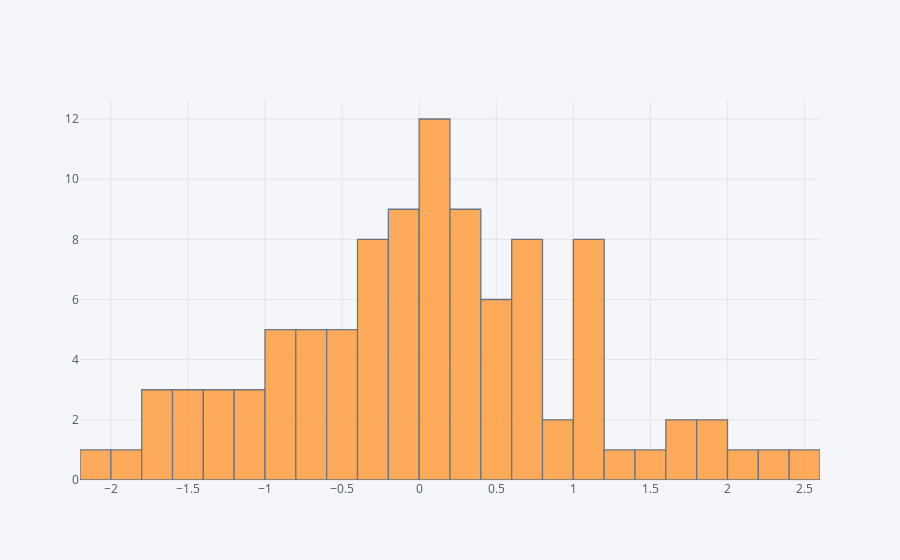

The cell this chart's notebook holds for it:
### Markdown cell above
## histogram

### Code cell
df['A'].iplot(kind='hist',bins=25)

### Figure 1 — Plotly figure (JSON) as saved in the notebook; plotly's stock layout.template omitted (floating-point values rounded to 4 significant figures)
{"data": [{"histfunc": "count", "histnorm": "", "marker": {"color": "rgba(255, 153, 51, 1.0)", "line": {"color": "#4D5663", "width": 1.3}}, "name": "A", "nbinsx": 25, "opacity": 0.8, "orientation": "v", "type": "histogram", "uid": "cb51faa1-01fe-4559-98bc-5689e991f091", "x": [-0.204, 0.3689, 2.548, 0.5228, 0.2982, -0.7772, -0.1686, -0.1742, -1.1, 0.05556, -0.8012, 0.2663, 0.0479, 1.2, 0.7553, -1.91, 0.8728, -0.2543, 0.3988, -1.279, 0.2729, 0.5243, -0.07581, 0.06962, -1.273, -0.06089, 0.0627, 0.05191, -0.4363, 1.196, -0.2899, -0.2231, 0.5809, -0.1911, -0.3121, 1.106, 0.6548, 0.403, -0.6228, -1.732, -0.1692, 0.2877, 0.2409, -0.1773, 0.02657, 1.324, 2.325, -0.9146, -0.2211, 1.704, -1.541, 0.06695, 2.176, 0.7303, -1.519, -1.009, 0.648, -0.7025, -1.688, 0.6153, 0.2082, -0.6846, 0.7296, 0.7563, 0.1868, 1.84, -0.07852, 0.04244, -0.2105, -0.7156, 0.1729, -2.162, 0.4886, -0.4907, 0.03909, -0.1514, 1.021, 1.735, -0.4148, -0.8102, -1.179, 1.13, 1.072, 0.8168, -1.33, -0.8751, 0.0098, -1.561, -0.5098, 0.2514, 0.686, -1.637, -0.9736, 0.4936, 1.061, 1.046, -0.5768, -0.2807, 1.443, 1.846]}], "layout": {"barmode": "overlay", "legend": {"bgcolor": "#F5F6F9", "font": {"color": "#4D5663"}}, "paper_bgcolor": "#F5F6F9", "plot_bgcolor": "#F5F6F9", "title": {"font": {"color": "#4D5663"}}, "xaxis": {"gridcolor": "#E1E5ED", "showgrid": true, "tickfont": {"color": "#4D5663"}, "title": {"font": {"color": "#4D5663"}, "text": ""}, "zerolinecolor": "#E1E5ED"}, "yaxis": {"gridcolor": "#E1E5ED", "showgrid": true, "tickfont": {"color": "#4D5663"}, "title": {"font": {"color": "#4D5663"}, "text": ""}, "zerolinecolor": "#E1E5ED"}}}
